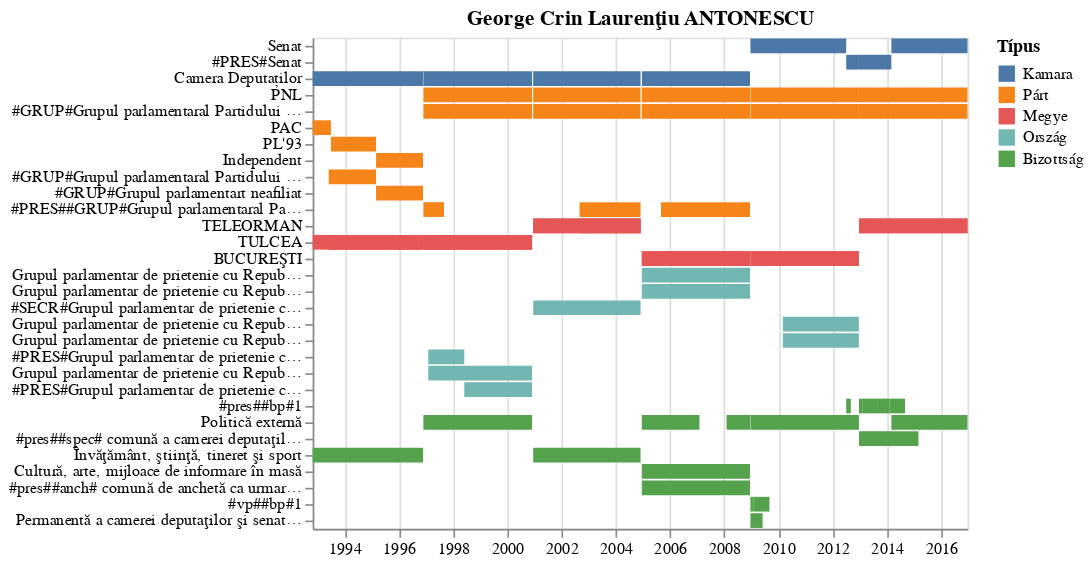

This figure's notebook cell:
### Code cell
alt.Chart(ef,
          title=m['Name']['full']
         ).mark_bar().encode(
    x=alt.X('start:T',title=''),
    x2='end:T',
    y=alt.Y('Csoportok:N',title='',
            sort=alt.EncodingSortField(field="order", op="mean", order='descending')),
    color=alt.Color('Típus:N',
        sort=alt.EncodingSortField(field="order", op="mean", order='descending'))
)

### Figure 1 — Vega-Lite specification as saved in the notebook (floating-point values rounded to 4 significant figures)
{"$schema": "https://vega.github.io/schema/vega-lite/v3.3.0.json", "config": {"mark": {"tooltip": null}, "view": {"height": 300, "width": 400}}, "data": {"name": "data-13b163f6587657af30e50b4f3ace1274"}, "datasets": {"data-13b163f6587657af30e50b4f3ace1274": [{"Csoportok": "#pres##bp#1", "Name": "George Crin Laurenţiu ANTONESCU", "Típus": "Bizottság", "duration": 212, "end": "2014-09-01T00:00:00", "order": 1, "start": "2014-02-01T00:00:00"}, {"Csoportok": "#pres##bp#1", "Name": "George Crin Laurenţiu ANTONESCU", "Típus": "Bizottság", "duration": 153, "end": "2014-02-01T00:00:00", "order": 1, "start": "2013-09-01T00:00:00"}, {"Csoportok": "#pres##bp#1", "Name": "George Crin Laurenţiu ANTONESCU", "Típus": "Bizottság", "duration": 212, "end": "2013-09-01T00:00:00", "order": 1, "start": "2013-02-01T00:00:00"}, {"Csoportok": "#pres##bp#1", "Name": "George Crin Laurenţiu ANTONESCU", "Típus": "Bizottság", "duration": 43, "end": "2013-02-01T00:00:00", "order": 1, "start": "2012-12-20T00:00:00"}, {"Csoportok": "Politică externă", "Name": "George Crin Laurenţiu ANTONESCU", "Típus": "Bizottság", "duration": 1025, "end": "2016-12-20T00:00:00", "order": 1, "start": "2014-03-01T00:00:00"}, {"Csoportok": "#pres##spec# comună a camerei deputaţilor şi senatului pentru elaborarea propunerii legislative de revizuire a constituţiei româniei", "Name": "George Crin Laurenţiu ANTONESCU", "Típus": "Bizottság", "duration": 801, "end": "2015-03-01T00:00:00", "order": 1, "start": "2012-12-20T00:00:00"}, {"Csoportok": "Învăţământ, ştiinţă, tineret şi sport", "Name": "George Crin Laurenţiu ANTONESCU", "Típus": "Bizottság", "duration": 1486, "end": "1996-11-22T00:00:00", "order": 1, "start": "1992-10-28T00:00:00"}, {"Csoportok": "Politică externă", "Name": "George Crin Laurenţiu ANTONESCU", "Típus": "Bizottság", "duration": 316, "end": "2008-12-13T00:00:00", "order": 1, "start": "2008-02-01T00:00:00"}, {"Csoportok": "Cultură, arte, mijloace de informare în masă", "Name": "George Crin Laurenţiu ANTONESCU", "Típus": "Bizottság", "duration": 1457, "end": "2008-12-13T00:00:00", "order": 1, "start": "2004-12-17T00:00:00"}, {"Csoportok": "Politică externă", "Name": "George Crin Laurenţiu ANTONESCU", "Típus": "Bizottság", "duration": 776, "end": "2007-02-01T00:00:00", "order": 1, "start": "2004-12-17T00:00:00"}, {"Csoportok": "#pres##anch# comună de anchetă ca urmare a propunerii de suspendare din funcţie a preşedintelui româniei", "Name": "George Crin Laurenţiu ANTONESCU", "Típus": "Bizottság", "duration": 1457, "end": "2008-12-13T00:00:00", "order": 1, "start": "2004-12-17T00:00:00"}, {"Csoportok": "Învăţământ, ştiinţă, tineret şi sport", "Name": "George Crin Laurenţiu ANTONESCU", "Típus": "Bizottság", "duration": 1446, "end": "2004-11-30T00:00:00", "order": 1, "start": "2000-12-15T00:00:00"}, {"Csoportok": "#pres##bp#1", "Name": "George Crin Laurenţiu ANTONESCU", "Típus": "Bizottság", "duration": 62, "end": "2012-09-01T00:00:00", "order": 1, "start": "2012-07-01T00:00:00"}, {"Csoportok": "#vp##bp#1", "Name": "George Crin Laurenţiu ANTONESCU", "Típus": "Bizottság", "duration": 212, "end": "2009-09-01T00:00:00", "order": 1, "start": "2009-02-01T00:00:00"}, {"Csoportok": "#vp##bp#1", "Name": "George Crin Laurenţiu ANTONESCU", "Típus": "Bizottság", "duration": 44, "end": "2009-02-01T00:00:00", "order": 1, "start": "2008-12-19T00:00:00"}, {"Csoportok": "Politică externă", "Name": "George Crin Laurenţiu ANTONESCU", "Típus": "Bizottság", "duration": 1461, "end": "2012-12-19T00:00:00", "order": 1, "start": "2008-12-19T00:00:00"}, {"Csoportok": "Permanentă a camerei deputaţilor şi senatului privind statutul deputaţilor şi al senatorilor, organizarea şi funcţionarea şedinţelor comune ale camerei deputaţilor şi senatulu", "Name": "George Crin Laurenţiu ANTONESCU", "Típus": "Bizottság", "duration": 164, "end": "2009-06-01T00:00:00", "order": 1, "start": "2008-12-19T00:00:00"}, {"Csoportok": "Politică externă", "Name": "George Crin Laurenţiu ANTONESCU", "Típus": "Bizottság", "duration": 1464, "end": "2000-11-30T00:00:00", "order": 1, "start": "1996-11-27T00:00:00"}, {"Csoportok": "Senat", "Name": "George Crin Laurenţiu ANTONESCU", "Típus": "Kamara", "duration": 436, "end": "2016-12-20T00:00:00", "order": 60, "start": "2014-03-01T00:00:00"}, {"Csoportok": "#PRES#Senat", "Name": "George Crin Laurenţiu ANTONESCU", "Típus": "Kamara", "duration": 436, "end": "2014-03-01T00:00:00", "order": 60, "start": "2012-12-20T00:00:00"}, {"Csoportok": "Camera Deputaților", "Name": "George Crin Laurenţiu ANTONESCU", "Típus": "Kamara", "duration": 1486, "end": "1996-11-22T00:00:00", "order": 60, "start": "1992-10-28T00:00:00"}, {"Csoportok": "Camera Deputaților", "Name": "George Crin Laurenţiu ANTONESCU", "Típus": "Kamara", "duration": 1455, "end": "2008-12-13T00:00:00", "order": 60, "start": "2004-12-19T00:00:00"}, {"Csoportok": "Camera Deputaților", "Name": "George Crin Laurenţiu ANTONESCU", "Típus": "Kamara", "duration": 1446, "end": "2004-11-30T00:00:00", "order": 60, "start": "2000-12-15T00:00:00"}, {"Csoportok": "Senat", "Name": "George Crin Laurenţiu ANTONESCU", "Típus": "Kamara", "duration": 171, "end": "2012-07-01T00:00:00", "order": 60, "start": "2008-12-19T00:00:00"}, {"Csoportok": "#PRES#Senat", "Name": "George Crin Laurenţiu ANTONESCU", "Típus": "Kamara", "duration": 171, "end": "2012-12-19T00:00:00", "order": 60, "start": "2012-07-01T00:00:00"}, {"Csoportok": "Camera Deputaților", "Name": "George Crin Laurenţiu ANTONESCU", "Típus": "Kamara", "duration": 1464, "end": "2000-11-30T00:00:00", "order": 60, "start": "1996-11-27T00:00:00"}, {"Csoportok": "TELEORMAN", "Name": "George Crin Laurenţiu ANTONESCU", "Típus": "Megye", "duration": 1461, "end": "2016-12-20T00:00:00", "order": 30, "start": "2012-12-20T00:00:00"}, {"Csoportok": "TELEORMAN", "Name": "George Crin Laurenţiu ANTONESCU", "Típus": "Megye", "duration": 1461, "end": "2016-12-20T00:00:00", "order": 30, "start": "2012-12-20T00:00:00"}, {"Csoportok": "TULCEA", "Name": "George Crin Laurenţiu ANTONESCU", "Típus": "Megye", "duration": 246, "end": "1993-07-01T00:00:00", "order": 30, "start": "1992-10-28T00:00:00"}, {"Csoportok": "TULCEA", "Name": "George Crin Laurenţiu ANTONESCU", "Típus": "Megye", "duration": 608, "end": "1995-03-01T00:00:00", "order": 30, "start": "1993-07-01T00:00:00"}, {"Csoportok": "TULCEA", "Name": "George Crin Laurenţiu ANTONESCU", "Típus": "Megye", "duration": 632, "end": "1996-11-22T00:00:00", "order": 30, "start": "1995-03-01T00:00:00"}, {"Csoportok": "TULCEA", "Name": "George Crin Laurenţiu ANTONESCU", "Típus": "Megye", "duration": 638, "end": "1995-03-01T00:00:00", "order": 30, "start": "1993-06-01T00:00:00"}, {"Csoportok": "TULCEA", "Name": "George Crin Laurenţiu ANTONESCU", "Típus": "Megye", "duration": 632, "end": "1996-11-22T00:00:00", "order": 30, "start": "1995-03-01T00:00:00"}, {"Csoportok": "BUCUREŞTI", "Name": "George Crin Laurenţiu ANTONESCU", "Típus": "Megye", "duration": 1457, "end": "2008-12-13T00:00:00", "order": 30, "start": "2004-12-17T00:00:00"}, {"Csoportok": "BUCUREŞTI", "Name": "George Crin Laurenţiu ANTONESCU", "Típus": "Megye", "duration": 1457, "end": "2008-12-13T00:00:00", "order": 30, "start": "2004-12-17T00:00:00"}, {"Csoportok": "BUCUREŞTI", "Name": "George Crin Laurenţiu ANTONESCU", "Típus": "Megye", "duration": 1199, "end": "2008-12-13T00:00:00", "order": 30, "start": "2005-09-01T00:00:00"}, {"Csoportok": "TELEORMAN", "Name": "George Crin Laurenţiu ANTONESCU", "Típus": "Megye", "duration": 1446, "end": "2004-11-30T00:00:00", "order": 30, "start": "2000-12-15T00:00:00"}, {"Csoportok": "TELEORMAN", "Name": "George Crin Laurenţiu ANTONESCU", "Típus": "Megye", "duration": 1446, "end": "2004-11-30T00:00:00", "order": 30, "start": "2000-12-15T00:00:00"}, {"Csoportok": "TELEORMAN", "Name": "George Crin Laurenţiu ANTONESCU", "Típus": "Megye", "duration": 821, "end": "2004-11-30T00:00:00", "order": 30, "start": "2002-09-01T00:00:00"}, {"Csoportok": "BUCUREŞTI", "Name": "George Crin Laurenţiu ANTONESCU", "Típus": "Megye", "duration": 1461, "end": "2012-12-19T00:00:00", "order": 30, "start": "2008-12-19T00:00:00"}, {"Csoportok": "BUCUREŞTI", "Name": "George Crin Laurenţiu ANTONESCU", "Típus": "Megye", "duration": 1461, "end": "2012-12-19T00:00:00", "order": 30, "start": "2008-12-19T00:00:00"}, {"Csoportok": "TULCEA", "Name": "George Crin Laurenţiu ANTONESCU", "Típus": "Megye", "duration": 1464, "end": "2000-11-30T00:00:00", "order": 30, "start": "1996-11-27T00:00:00"}, {"Csoportok": "TULCEA", "Name": "George Crin Laurenţiu ANTONESCU", "Típus": "Megye", "duration": 1464, "end": "2000-11-30T00:00:00", "order": 30, "start": "1996-11-27T00:00:00"}, {"Csoportok": "TULCEA", "Name": "George Crin Laurenţiu ANTONESCU", "Típus": "Megye", "duration": 278, "end": "1997-09-01T00:00:00", "order": 30, "start": "1996-11-27T00:00:00"}, {"Csoportok": "Grupul parlamentar de prietenie cu Republica Franceză - Senat", "Name": "George Crin Laurenţiu ANTONESCU", "Típus": "Ország", "duration": 1457, "end": "2008-12-13T00:00:00", "order": 4, "start": "2004-12-17T00:00:00"}, {"Csoportok": "Grupul parlamentar de prietenie cu Republica Franceză - Adunarea Naţională", "Name": "George Crin Laurenţiu ANTONESCU", "Típus": "Ország", "duration": 1457, "end": "2008-12-13T00:00:00", "order": 4, "start": "2004-12-17T00:00:00"}, {"Csoportok": "#SECR#Grupul parlamentar de prietenie cu Republica Slovacă", "Name": "George Crin Laurenţiu ANTONESCU", "Típus": "Ország", "duration": 1446, "end": "2004-11-30T00:00:00", "order": 4, "start": "2000-12-15T00:00:00"}, {"Csoportok": "Grupul parlamentar de prietenie cu Republica Malta", "Name": "George Crin Laurenţiu ANTONESCU", "Típus": "Ország", "duration": 1024, "end": "2012-12-19T00:00:00", "order": 4, "start": "2010-03-01T00:00:00"}, {"Csoportok": "Grupul parlamentar de prietenie cu Republica Africa de Sud", "Name": "George Crin Laurenţiu ANTONESCU", "Típus": "Ország", "duration": 1024, "end": "2012-12-19T00:00:00", "order": 4, "start": "2010-03-01T00:00:00"}, {"Csoportok": "#PRES#Grupul parlamentar de prietenie cu Federaţia Rusă", "Name": "George Crin Laurenţiu ANTONESCU", "Típus": "Ország", "duration": 485, "end": "1998-06-01T00:00:00", "order": 4, "start": "1997-02-01T00:00:00"}, {"Csoportok": "Grupul parlamentar de prietenie cu Republica Italiană", "Name": "George Crin Laurenţiu ANTONESCU", "Típus": "Ország", "duration": 1398, "end": "2000-11-30T00:00:00", "order": 4, "start": "1997-02-01T00:00:00"}, {"Csoportok": "#PRES#Grupul parlamentar de prietenie cu Malaezia", "Name": "George Crin Laurenţiu ANTONESCU", "Típus": "Ország", "duration": 913, "end": "2000-11-30T00:00:00", "order": 4, "start": "1998-06-01T00:00:00"}, {"Csoportok": "PNL", "Name": "George Crin Laurenţiu ANTONESCU", "Típus": "Párt", "duration": 1461, "end": "2016-12-20T00:00:00", "order": 50, "start": "2012-12-20T00:00:00"}, {"Csoportok": "#GRUP#Grupul parlamentaral Partidului Naţional Liberal", "Name": "George Crin Laurenţiu ANTONESCU", "Típus": "Párt", "duration": 1461, "end": "2016-12-20T00:00:00", "order": 50, "start": "2012-12-20T00:00:00"}, {"Csoportok": "PAC", "Name": "George Crin Laurenţiu ANTONESCU", "Típus": "Párt", "duration": 246, "end": "1993-07-01T00:00:00", "order": 50, "start": "1992-10-28T00:00:00"}, {"Csoportok": "PL'93", "Name": "George Crin Laurenţiu ANTONESCU", "Típus": "Párt", "duration": 608, "end": "1995-03-01T00:00:00", "order": 50, "start": "1993-07-01T00:00:00"}, {"Csoportok": "Independent", "Name": "George Crin Laurenţiu ANTONESCU", "Típus": "Párt", "duration": 632, "end": "1996-11-22T00:00:00", "order": 50, "start": "1995-03-01T00:00:00"}, {"Csoportok": "#GRUP#Grupul parlamentaral Partidului Liberal 1993 si al Partidului Aliantei Civice", "Name": "George Crin Laurenţiu ANTONESCU", "Típus": "Párt", "duration": 638, "end": "1995-03-01T00:00:00", "order": 50, "start": "1993-06-01T00:00:00"}, {"Csoportok": "#GRUP#Grupul parlamentart neafiliat", "Name": "George Crin Laurenţiu ANTONESCU", "Típus": "Párt", "duration": 632, "end": "1996-11-22T00:00:00", "order": 50, "start": "1995-03-01T00:00:00"}, {"Csoportok": "PNL", "Name": "George Crin Laurenţiu ANTONESCU", "Típus": "Párt", "duration": 1457, "end": "2008-12-13T00:00:00", "order": 50, "start": "2004-12-17T00:00:00"}, {"Csoportok": "#GRUP#Grupul parlamentaral Partidului Naţional Liberal", "Name": "George Crin Laurenţiu ANTONESCU", "Típus": "Párt", "duration": 1457, "end": "2008-12-13T00:00:00", "order": 50, "start": "2004-12-17T00:00:00"}, {"Csoportok": "#PRES##GRUP#Grupul parlamentaral Partidului Naţional Liberal", "Name": "George Crin Laurenţiu ANTONESCU", "Típus": "Párt", "duration": 1199, "end": "2008-12-13T00:00:00", "order": 50, "start": "2005-09-01T00:00:00"}, {"Csoportok": "PNL", "Name": "George Crin Laurenţiu ANTONESCU", "Típus": "Párt", "duration": 1446, "end": "2004-11-30T00:00:00", "order": 50, "start": "2000-12-15T00:00:00"}, {"Csoportok": "#GRUP#Grupul parlamentaral Partidului Naţional Liberal", "Name": "George Crin Laurenţiu ANTONESCU", "Típus": "Párt", "duration": 1446, "end": "2004-11-30T00:00:00", "order": 50, "start": "2000-12-15T00:00:00"}, {"Csoportok": "#PRES##GRUP#Grupul parlamentaral Partidului Naţional Liberal", "Name": "George Crin Laurenţiu ANTONESCU", "Típus": "Párt", "duration": 821, "end": "2004-11-30T00:00:00", "order": 50, "start": "2002-09-01T00:00:00"}, {"Csoportok": "PNL", "Name": "George Crin Laurenţiu ANTONESCU", "Típus": "Párt", "duration": 1461, "end": "2012-12-19T00:00:00", "order": 50, "start": "2008-12-19T00:00:00"}, {"Csoportok": "#GRUP#Grupul parlamentaral Partidului Naţional Liberal", "Name": "George Crin Laurenţiu ANTONESCU", "Típus": "Párt", "duration": 1461, "end": "2012-12-19T00:00:00", "order": 50, "start": "2008-12-19T00:00:00"}, {"Csoportok": "PNL", "Name": "George Crin Laurenţiu ANTONESCU", "Típus": "Párt", "duration": 1464, "end": "2000-11-30T00:00:00", "order": 50, "start": "1996-11-27T00:00:00"}, {"Csoportok": "#GRUP#Grupul parlamentaral Partidului Naţional Liberal", "Name": "George Crin Laurenţiu ANTONESCU", "Típus": "Párt", "duration": 1464, "end": "2000-11-30T00:00:00", "order": 50, "start": "1996-11-27T00:00:00"}, {"Csoportok": "#PRES##GRUP#Grupul parlamentaral Partidului Naţional Liberal", "Name": "George Crin Laurenţiu ANTONESCU", "Típus": "Párt", "duration": 278, "end": "1997-09-01T00:00:00", "order": 50, "start": "1996-11-27T00:00:00"}]}, "encoding": {"color": {"field": "Típus", "sort": {"field": "order", "op": "mean", "order": "descending"}, "type": "nominal"}, "x": {"field": "start", "title": "", "type": "temporal"}, "x2": {"field": "end"}, "y": {"field": "Csoportok", "sort": {"field": "order", "op": "mean", "order": "descending"}, "title": "", "type": "nominal"}}, "mark": "bar", "title": "George Crin Laurenţiu ANTONESCU"}
